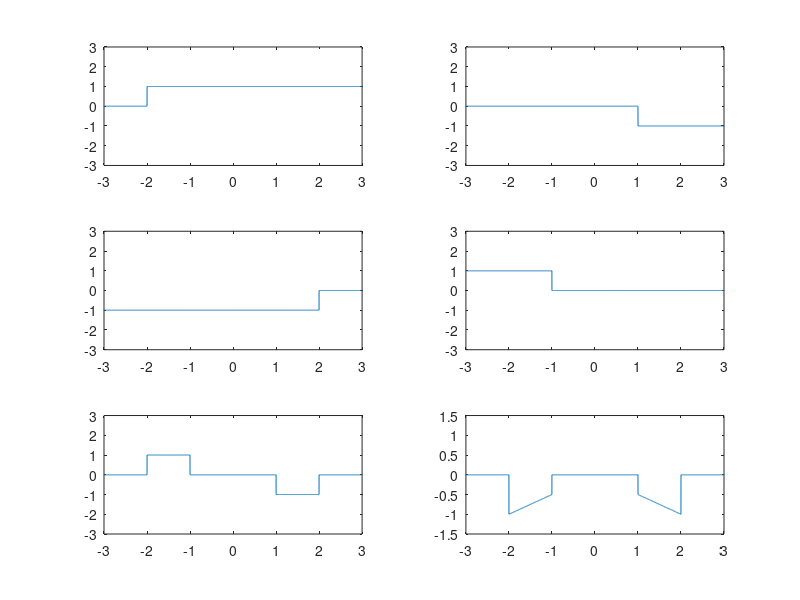

Reproduce this figure in MATLAB.
clc;                        %Clears the command window and homes the cursor.
clear all;                  %Clear variables and functions from memory.
clf;                        %Clear current figure.

t=-20:0.001:20;             
u=@(t) 1.*(t>0);
y=u(t+2);
subplot(3,2,1);
plot(t,y);              
axis([-3 3 -3 3]);

t=-20:0.001:20;             
u=@(t) 1.*(t>0);
y=-u(t-1);
subplot(3,2,2);
plot(t,y);              
axis([-3 3 -3 3]);

t=-20:0.001:20;             
u=@(t) 1.*(t>0);
y=-u(-t+2);
subplot(3,2,3);
plot(t,y);              
axis([-3 3 -3 3]);

t=-20:0.001:20;             
u=@(t) 1.*(t>0);
y=u(-t-1);
subplot(3,2,4);
plot(t,y);              
axis([-3 3 -3 3]);

t=-20:0.001:20;             
u=@(t) 1.*(t>0);
y=u(t+2)-u(t-1)-u(-t+2)+u(-t-1);
subplot(3,2,5);
plot(t,y);              
axis([-3 3 -3 3]);

t=-20:0.001:20;             
u=@(t) 1.*(t>0);
y=u(t+2)-u(t-1)-u(-t+2)+u(-t-1);
subplot(3,2,6);
plot(t,t/2.*y);              
axis([-3 3 -1.5 1.5]);